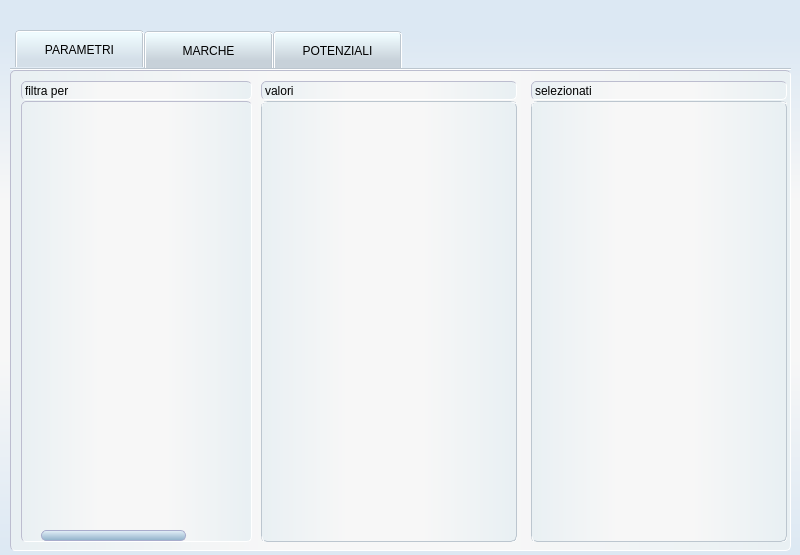
<?xml version="1.0" encoding="UTF-8"?>
<ui version="4.0">
 <class>MainWindowInterrogazioni</class>
 <widget class="QMainWindow" name="MainWindowInterrogazioni">
  <property name="geometry">
   <rect>
    <x>0</x>
    <y>0</y>
    <width>800</width>
    <height>555</height>
   </rect>
  </property>
  <property name="sizePolicy">
   <sizepolicy hsizetype="Fixed" vsizetype="Fixed">
    <horstretch>0</horstretch>
    <verstretch>0</verstretch>
   </sizepolicy>
  </property>
  <property name="minimumSize">
   <size>
    <width>800</width>
    <height>555</height>
   </size>
  </property>
  <property name="maximumSize">
   <size>
    <width>800</width>
    <height>555</height>
   </size>
  </property>
  <property name="font">
   <font>
    <family>Arial</family>
   </font>
  </property>
  <property name="focusPolicy">
   <enum>Qt::NoFocus</enum>
  </property>
  <property name="windowTitle">
   <string>Filtri</string>
  </property>
  <property name="windowIcon">
   <iconset resource="risorse.qrc">
    <normaloff>:/resources/icon_mmas.png</normaloff>:/resources/icon_mmas.png</iconset>
  </property>
  <property name="styleSheet">
   <string notr="true"> QMenu {
  background-color: qlineargradient(spread:pad, x1:1, y1:0, x2:0, y2:0, stop:0.0181818 rgba(233, 240, 243, 255), stop:0.372727 rgba(247, 247, 247, 255), stop:0.659091 rgba(247, 247, 247, 255), stop:1 rgba(233, 240, 243, 255));
	font: 11pt &quot;Arial&quot;;
border: 1px outset rgb(188, 189, 207);
     border-radius: 1px;
 }

 QMenu::item {
     /* sets background of menu item. set this to something non-transparent
         if you want menu color and menu item color to be different */
     background-color: transparent;
font: 11pt &quot;Arial&quot;;
 }

 QMenu::item:selected { /* when user selects item using mouse or keyboard */
     background-color: qlineargradient(spread:pad, x1:0, y1:1, x2:0, y2:0, stop:0 rgba(220, 226, 229, 255), stop:0.254545 rgba(247, 247, 247, 255), stop:0.722727 rgba(247, 247, 247, 255), stop:1 rgba(220, 226, 229, 255));
color:black;
	font: 11pt &quot;Arial&quot;;
 }


</string>
  </property>
  <widget class="QWidget" name="centralWidget">
   <property name="sizePolicy">
    <sizepolicy hsizetype="Fixed" vsizetype="Fixed">
     <horstretch>0</horstretch>
     <verstretch>0</verstretch>
    </sizepolicy>
   </property>
   <property name="maximumSize">
    <size>
     <width>800</width>
     <height>555</height>
    </size>
   </property>
   <property name="styleSheet">
    <string notr="true"> /* sets background color  */
QWidget {
background-color:rgba(255,255,255,0);
}
QWidget#centralWidget{
	/*background-color: qlineargradient(spread:reflect, x1:0, y1:1, x2:0, y2:0, stop:0 rgba(217, 239, 255, 255), stop:0.5 rgba(239, 248, 255, 255), stop:1 rgba(210, 236, 255, 255));
	background-color: qlineargradient(spread:pad, x1:0, y1:1, x2:0, y2:0, stop:0 rgba(223, 246, 255, 255), stop:0.481132 rgba(243, 243, 243, 255), stop:0.995261 rgba(223, 246, 255, 255));*/
	
	background-color: qlineargradient(spread:pad, x1:0, y1:1, x2:0, y2:0, stop:0 rgba(220, 232, 243, 255), stop:0.35545 rgba(247, 247, 247, 255), stop:0.635071 rgba(247, 247, 247, 255), stop:0.933649 rgba(220, 232, 243, 255));
	
}

QToolTip {
     border: 1px solid rgb(188, 189, 207);
     padding: 0.1px;
    border-radius:1px;
	color: rgb(188, 189, 207);
	background-color: rgb(255, 255, 255);
   background-origin:padding-box;
     opacity: 100;
 }

QFrame{
	
	background-color: qlineargradient(spread:pad, x1:1, y1:0, x2:0, y2:0, stop:0.0181818 rgba(233, 240, 243, 255), stop:0.372727 rgba(247, 247, 247, 255), stop:0.659091 rgba(247, 247, 247, 255), stop:1 rgba(233, 240, 243, 255));
 border: 1px inset rgb(188, 189, 207);
     border-radius: 5px;
}


/* set scrollbar style */
QScrollBar:horizontal {
 border: 0px solid rgb(168, 172, 204);
 border-radius:7px;
	 background-color:rgba(255,255,255,0);
     height: 11px;
     margin: 0px 19px 0px 19px;
 }

 QScrollBar::handle:horizontal {	
	background-color: qlineargradient(spread:pad, x1:0, y1:1, x2:0, y2:0, stop:0.0272727 rgba(146, 179, 203, 255), stop:1 rgba(228, 240, 248, 255));
     min-width: 11px;
   border: 1px solid rgb(168, 172, 204);
   border-radius:5px;
 }
 QScrollBar::add-line:horizontal {
  background-color:rgba(255,255,255,0);
   width: 13px;
   height:13px;
     subcontrol-position: right;
     subcontrol-origin: margin;
 }

 QScrollBar::sub-line:horizontal {
  background-color:rgba(255,255,255,0);
     width: 13px;
    height:13px;
     subcontrol-position: left;
     subcontrol-origin: margin;
 }

QScrollBar::add-page:horizontal, QScrollBar::sub-page:horizontal {
	 background-color:rgba(255,255,255,0);
 }

  QScrollBar:left-arrow:horizontal{
	image: url(:/resources/back_not_hov.png);
   width:13px;
   height:13px;
     }
   QScrollBar:left-arrow:horizontal:hover{
	image: url(:/resources/back_not_hov.png);
   width:15px;
   height:15px;
     }
  QScrollBar:left-arrow:horizontal:pressed{
	image: url(:/resources/back_not_hov.png);
   width:11px;
   height:11px;
     }
 QScrollBar:right-arrow:horizontal{
	image: url(:/resources/next_not_hov.png);
   width:13px;
   height:13px;
     }
  QScrollBar:right-arrow:horizontal:hover{
	image: url(:/resources/next_not_hov.png);
   width:15px;
   height:15px;
     }
  QScrollBar:right-arrow:horizontal:pressed{
	image: url(:/resources/next_not_hov.png);
   width:11px;
   height:11px;
     }


QScrollBar:vertical {
 border: 0px solid rgb(188, 189, 207);
 border-radius:7px;
	background-color: rgba(255,255,255,0);
    width: 13px;
     margin: 19px 0px 19px 0px;
 }

 QScrollBar::handle:vertical {
	background-color: qlineargradient(spread:pad, x1:0, y1:1, x2:0, y2:0, stop:0.0272727 rgba(146, 179, 203, 255), stop:1 rgba(228, 240, 248, 255));
     min-height: 13px;
   border: 1px solid rgb(168, 172, 204);
   border-radius:5px;
 }
 QScrollBar::add-line:vertical {
 background-color:rgba(255,255,255,0);
   width: 13px;
   height:13px;
     subcontrol-position: bottom;
     subcontrol-origin: margin;
 }

 QScrollBar::sub-line:vertical {
     background-color:rgba(255,255,255,0);
     width: 13px;
    height:13px;
     subcontrol-position: top;
     subcontrol-origin: margin;
 }

QScrollBar::add-page:vertical, QScrollBar::sub-page:vertical {
	background-color:rgba(255,255,255,0);
 }

  QScrollBar:up-arrow:vertical{
	image: url(:/resources/up_arrow.png);
   width:13px;
   height:13px;
     }
  QScrollBar:up-arrow:vertical:hover{
	image: url(:/resources/up_arrow.png);
   width:15px;
   height:15px;
     }
  QScrollBar:up-arrow:vertical:pressed{
	image: url(:/resources/up_arrow.png);
   width:11px;
   height:11px;
     }
 QScrollBar:down-arrow:vertical{
	image: url(:/resources/down_arrow.png);
   width:13px;
   height:13px;
     }
 QScrollBar:down-arrow:vertical:hover{
	image: url(:/resources/down_arrow.png);
   width:15px;
   height:15px;
     }
 QScrollBar:down-arrow:vertical:pressed{
	image: url(:/resources/down_arrow.png);
   width:11px;
   height:11px;
     }




/* checkbox style*/

QCheckBox::indicator {
     width: 13px;
     height: 13px;

 }

QCheckBox::indicator:unchecked {

	image: url(:/resources/checkbox_off_en.png);
 }


 QCheckBox::indicator:checked {

	image: url(:/resources/checkbox_on_enabled.png);
 }

QCheckBox::indicator:unchecked:!enabled {

	image: url(:/resources/checkbox_off_dis.png);
 }

 QCheckBox::indicator:checked:!enabled {

	image: url(:/resources/checkbox_on_disabled.png);
 }

QCheckBox::indicator:unchecked:hover {

	image: url(:/resources/checkbox_off_enabled_hover.png);
 }


 QCheckBox::indicator:checked:hover {

	image: url(:/resources/checkbox_on_enabled_hover.png);
 }
</string>
   </property>
   <widget class="QTabWidget" name="tabWidget">
    <property name="geometry">
     <rect>
      <x>10</x>
      <y>30</y>
      <width>781</width>
      <height>521</height>
     </rect>
    </property>
    <property name="font">
     <font>
      <family>Arial</family>
     </font>
    </property>
    <property name="focusPolicy">
     <enum>Qt::NoFocus</enum>
    </property>
    <property name="styleSheet">
     <string notr="true">QTableView {
     border:2px groove rgb(188, 198, 207);   
	background-color: rgb(255, 255, 255);
	alternate-background-color:rgba(210, 233, 241,130);
	
 }

 QHeaderView::section {
/* background-color: qlineargradient(spread:pad, x1:0, y1:1, x2:0, y2:0, stop:0 rgba(169, 228, 255, 255), stop:1 rgba(255, 255, 255, 255));*/
	background-color: qlineargradient(spread:pad, x1:0, y1:1, x2:0, y2:0, stop:0.00947867 rgba(220, 231, 240, 255), stop:1 rgba(239, 251, 254, 255));
     border: 0.5px groove rgb(188, 198, 207);
     height:20px;
	font: 11pt &quot;Arial&quot;;
 }

QTableView QTableCornerButton::section {
     background: rgb(255, 255, 255);
     border: 0px;
 }

QTabWidget::pane { /* The tab widget frame */
     border-top: 2px groove rgb(188, 198, 207);
 
 }

 QTabWidget::tab-bar {
     left: 5px; /* move to the right by 5px */
 }

 /* Style the tab using the tab sub-control. Note that
     it reads QTabBar _not_ QTabWidget */
 QTabBar::tab {
     
	background-color: qlineargradient(spread:pad, x1:0, y1:1, x2:0, y2:0, stop:0.208531 rgba(199, 209, 217, 255), stop:0.905213 rgba(239, 251, 254, 255));
	/*background-color: qlineargradient(spread:pad, x1:0, y1:1, x2:0, y2:0, stop:0 rgba(118, 212, 230, 255), stop:1 rgba(255, 255, 255, 255));*/
     border: 2px groove rgb(188, 198, 207);
    border-bottom:0.5px;
     border-bottom-color: rgb(188, 198, 207); /* same as the pane color */
     border-top-left-radius: 4px;
     border-top-right-radius: 4px;
     width: 119px;
    height:29px;
     padding: 3px;
 }

 QTabBar::tab:selected, QTabBar::tab:hover {
	
	background-color: qlineargradient(spread:pad, x1:0, y1:1, x2:0, y2:0, stop:0.208531 rgba(212, 223, 232, 255), stop:0.905213 rgba(239, 251, 254, 255));
 }

 QTabBar::tab:selected {
     border-color: rgb(188, 198, 207);
     border-bottom-color: rgb(188, 198, 207); /* same as pane color */
 }

 QTabBar::tab:!selected {
     margin-top: 1px; /* make non-selected tabs look smaller */
 }</string>
    </property>
    <property name="tabShape">
     <enum>QTabWidget::Rounded</enum>
    </property>
    <property name="currentIndex">
     <number>0</number>
    </property>
    <property name="iconSize">
     <size>
      <width>16</width>
      <height>16</height>
     </size>
    </property>
    <widget class="QWidget" name="tab_parametri">
     <attribute name="title">
      <string>PARAMETRI</string>
     </attribute>
     <widget class="QLabel" name="label_4">
      <property name="geometry">
       <rect>
        <x>10</x>
        <y>10</y>
        <width>231</width>
        <height>19</height>
       </rect>
      </property>
      <property name="text">
       <string>filtra per</string>
      </property>
     </widget>
     <widget class="QTreeWidget" name="attributeList_parametri">
      <property name="geometry">
       <rect>
        <x>10</x>
        <y>30</y>
        <width>231</width>
        <height>441</height>
       </rect>
      </property>
      <property name="font">
       <font>
        <family>Arial</family>
        <pointsize>10</pointsize>
       </font>
      </property>
      <property name="focusPolicy">
       <enum>Qt::NoFocus</enum>
      </property>
      <property name="styleSheet">
       <string notr="true"/>
      </property>
      <property name="midLineWidth">
       <number>1</number>
      </property>
      <property name="verticalScrollBarPolicy">
       <enum>Qt::ScrollBarAsNeeded</enum>
      </property>
      <property name="editTriggers">
       <set>QAbstractItemView::NoEditTriggers</set>
      </property>
      <property name="verticalScrollMode">
       <enum>QAbstractItemView::ScrollPerPixel</enum>
      </property>
      <property name="indentation">
       <number>0</number>
      </property>
      <attribute name="headerVisible">
       <bool>false</bool>
      </attribute>
      <attribute name="headerCascadingSectionResizes">
       <bool>false</bool>
      </attribute>
      <attribute name="headerDefaultSectionSize">
       <number>310</number>
      </attribute>
      <attribute name="headerMinimumSectionSize">
       <number>300</number>
      </attribute>
      <attribute name="headerStretchLastSection">
       <bool>false</bool>
      </attribute>
      <column>
       <property name="text">
        <string/>
       </property>
      </column>
     </widget>
     <widget class="QLabel" name="label_5">
      <property name="geometry">
       <rect>
        <x>250</x>
        <y>10</y>
        <width>256</width>
        <height>19</height>
       </rect>
      </property>
      <property name="text">
       <string>valori</string>
      </property>
     </widget>
     <widget class="QListWidget" name="availableValueList_parametri">
      <property name="geometry">
       <rect>
        <x>250</x>
        <y>30</y>
        <width>256</width>
        <height>441</height>
       </rect>
      </property>
      <property name="font">
       <font>
        <family>Arial</family>
        <pointsize>10</pointsize>
       </font>
      </property>
      <property name="focusPolicy">
       <enum>Qt::NoFocus</enum>
      </property>
      <property name="contextMenuPolicy">
       <enum>Qt::CustomContextMenu</enum>
      </property>
      <property name="styleSheet">
       <string notr="true">border: 1px groove rgb(188, 198, 207);</string>
      </property>
      <property name="selectionMode">
       <enum>QAbstractItemView::ExtendedSelection</enum>
      </property>
     </widget>
     <widget class="QLabel" name="label_6">
      <property name="geometry">
       <rect>
        <x>520</x>
        <y>10</y>
        <width>256</width>
        <height>19</height>
       </rect>
      </property>
      <property name="text">
       <string>selezionati</string>
      </property>
     </widget>
     <widget class="QListWidget" name="selectedValueList_parametri">
      <property name="geometry">
       <rect>
        <x>520</x>
        <y>30</y>
        <width>256</width>
        <height>441</height>
       </rect>
      </property>
      <property name="font">
       <font>
        <family>Arial</family>
        <pointsize>10</pointsize>
       </font>
      </property>
      <property name="focusPolicy">
       <enum>Qt::NoFocus</enum>
      </property>
      <property name="contextMenuPolicy">
       <enum>Qt::CustomContextMenu</enum>
      </property>
      <property name="styleSheet">
       <string notr="true">border: 1px groove rgb(188, 198, 207);</string>
      </property>
      <property name="selectionMode">
       <enum>QAbstractItemView::ExtendedSelection</enum>
      </property>
     </widget>
    </widget>
    <widget class="QWidget" name="tab_marchi">
     <attribute name="title">
      <string>MARCHE</string>
     </attribute>
     <widget class="QTreeWidget" name="attributesList_marchi">
      <property name="geometry">
       <rect>
        <x>10</x>
        <y>30</y>
        <width>231</width>
        <height>441</height>
       </rect>
      </property>
      <property name="font">
       <font>
        <family>Arial</family>
        <pointsize>10</pointsize>
       </font>
      </property>
      <property name="focusPolicy">
       <enum>Qt::NoFocus</enum>
      </property>
      <property name="styleSheet">
       <string notr="true"/>
      </property>
      <property name="midLineWidth">
       <number>1</number>
      </property>
      <property name="verticalScrollBarPolicy">
       <enum>Qt::ScrollBarAsNeeded</enum>
      </property>
      <property name="selectionBehavior">
       <enum>QAbstractItemView::SelectItems</enum>
      </property>
      <property name="verticalScrollMode">
       <enum>QAbstractItemView::ScrollPerPixel</enum>
      </property>
      <property name="indentation">
       <number>0</number>
      </property>
      <property name="rootIsDecorated">
       <bool>true</bool>
      </property>
      <attribute name="headerVisible">
       <bool>false</bool>
      </attribute>
      <attribute name="headerCascadingSectionResizes">
       <bool>false</bool>
      </attribute>
      <attribute name="headerDefaultSectionSize">
       <number>310</number>
      </attribute>
      <attribute name="headerMinimumSectionSize">
       <number>310</number>
      </attribute>
      <column>
       <property name="text">
        <string>select</string>
       </property>
       <property name="textAlignment">
        <set>AlignHCenter|AlignVCenter|AlignCenter</set>
       </property>
      </column>
     </widget>
     <widget class="QListWidget" name="availableValueList_marchi">
      <property name="geometry">
       <rect>
        <x>250</x>
        <y>30</y>
        <width>256</width>
        <height>441</height>
       </rect>
      </property>
      <property name="font">
       <font>
        <family>Arial</family>
        <pointsize>10</pointsize>
        <italic>false</italic>
       </font>
      </property>
      <property name="focusPolicy">
       <enum>Qt::NoFocus</enum>
      </property>
      <property name="contextMenuPolicy">
       <enum>Qt::CustomContextMenu</enum>
      </property>
      <property name="styleSheet">
       <string notr="true">border: 1px groove rgb(188, 198, 207);</string>
      </property>
      <property name="selectionMode">
       <enum>QAbstractItemView::ExtendedSelection</enum>
      </property>
     </widget>
     <widget class="QListWidget" name="selectedValueList_marchi">
      <property name="geometry">
       <rect>
        <x>520</x>
        <y>30</y>
        <width>256</width>
        <height>441</height>
       </rect>
      </property>
      <property name="font">
       <font>
        <family>Arial</family>
        <pointsize>10</pointsize>
        <italic>false</italic>
       </font>
      </property>
      <property name="focusPolicy">
       <enum>Qt::NoFocus</enum>
      </property>
      <property name="contextMenuPolicy">
       <enum>Qt::CustomContextMenu</enum>
      </property>
      <property name="styleSheet">
       <string notr="true">border: 1px groove rgb(188, 198, 207);</string>
      </property>
      <property name="selectionMode">
       <enum>QAbstractItemView::ExtendedSelection</enum>
      </property>
     </widget>
     <widget class="QLabel" name="label">
      <property name="geometry">
       <rect>
        <x>10</x>
        <y>10</y>
        <width>231</width>
        <height>19</height>
       </rect>
      </property>
      <property name="text">
       <string>filtra per</string>
      </property>
     </widget>
     <widget class="QLabel" name="label_2">
      <property name="geometry">
       <rect>
        <x>250</x>
        <y>10</y>
        <width>256</width>
        <height>19</height>
       </rect>
      </property>
      <property name="text">
       <string>valori</string>
      </property>
     </widget>
     <widget class="QLabel" name="label_3">
      <property name="geometry">
       <rect>
        <x>520</x>
        <y>10</y>
        <width>256</width>
        <height>19</height>
       </rect>
      </property>
      <property name="text">
       <string>selezionati</string>
      </property>
     </widget>
    </widget>
    <widget class="QWidget" name="tab_potenziali">
     <attribute name="title">
      <string>POTENZIALI</string>
     </attribute>
     <widget class="QLabel" name="label_7">
      <property name="geometry">
       <rect>
        <x>10</x>
        <y>10</y>
        <width>231</width>
        <height>19</height>
       </rect>
      </property>
      <property name="text">
       <string>filtra per</string>
      </property>
     </widget>
     <widget class="QLabel" name="label_8">
      <property name="geometry">
       <rect>
        <x>250</x>
        <y>10</y>
        <width>256</width>
        <height>19</height>
       </rect>
      </property>
      <property name="text">
       <string>valori</string>
      </property>
     </widget>
     <widget class="QTreeWidget" name="attributeList_potenziali">
      <property name="geometry">
       <rect>
        <x>10</x>
        <y>30</y>
        <width>231</width>
        <height>441</height>
       </rect>
      </property>
      <property name="font">
       <font>
        <family>Arial</family>
        <pointsize>10</pointsize>
       </font>
      </property>
      <property name="focusPolicy">
       <enum>Qt::NoFocus</enum>
      </property>
      <property name="autoFillBackground">
       <bool>false</bool>
      </property>
      <property name="styleSheet">
       <string notr="true"/>
      </property>
      <property name="frameShape">
       <enum>QFrame::StyledPanel</enum>
      </property>
      <property name="frameShadow">
       <enum>QFrame::Sunken</enum>
      </property>
      <property name="midLineWidth">
       <number>1</number>
      </property>
      <property name="indentation">
       <number>0</number>
      </property>
      <attribute name="headerVisible">
       <bool>false</bool>
      </attribute>
      <attribute name="headerDefaultSectionSize">
       <number>300</number>
      </attribute>
      <attribute name="headerMinimumSectionSize">
       <number>50</number>
      </attribute>
      <column>
       <property name="text">
        <string notr="true"/>
       </property>
       <property name="textAlignment">
        <set>AlignHCenter|AlignVCenter|AlignCenter</set>
       </property>
      </column>
     </widget>
     <widget class="QListWidget" name="availableValueList_potenziali">
      <property name="geometry">
       <rect>
        <x>250</x>
        <y>30</y>
        <width>256</width>
        <height>441</height>
       </rect>
      </property>
      <property name="font">
       <font>
        <family>Arial</family>
        <pointsize>10</pointsize>
       </font>
      </property>
      <property name="focusPolicy">
       <enum>Qt::NoFocus</enum>
      </property>
      <property name="contextMenuPolicy">
       <enum>Qt::CustomContextMenu</enum>
      </property>
      <property name="styleSheet">
       <string notr="true">border: 1px groove rgb(188, 198, 207);</string>
      </property>
      <property name="selectionMode">
       <enum>QAbstractItemView::ExtendedSelection</enum>
      </property>
     </widget>
     <widget class="QListWidget" name="selectedValueList_potenziali">
      <property name="geometry">
       <rect>
        <x>520</x>
        <y>30</y>
        <width>256</width>
        <height>441</height>
       </rect>
      </property>
      <property name="font">
       <font>
        <family>Arial</family>
        <pointsize>10</pointsize>
       </font>
      </property>
      <property name="focusPolicy">
       <enum>Qt::NoFocus</enum>
      </property>
      <property name="contextMenuPolicy">
       <enum>Qt::CustomContextMenu</enum>
      </property>
      <property name="styleSheet">
       <string notr="true">border: 1px groove rgb(188, 198, 207);</string>
      </property>
      <property name="selectionMode">
       <enum>QAbstractItemView::ExtendedSelection</enum>
      </property>
     </widget>
     <widget class="QLabel" name="label_9">
      <property name="geometry">
       <rect>
        <x>520</x>
        <y>10</y>
        <width>256</width>
        <height>19</height>
       </rect>
      </property>
      <property name="text">
       <string>selezionati</string>
      </property>
     </widget>
    </widget>
   </widget>
   <widget class="QPushButton" name="resetButton">
    <property name="geometry">
     <rect>
      <x>680</x>
      <y>10</y>
      <width>50</width>
      <height>50</height>
     </rect>
    </property>
    <property name="sizePolicy">
     <sizepolicy hsizetype="Fixed" vsizetype="Fixed">
      <horstretch>0</horstretch>
      <verstretch>0</verstretch>
     </sizepolicy>
    </property>
    <property name="minimumSize">
     <size>
      <width>50</width>
      <height>50</height>
     </size>
    </property>
    <property name="maximumSize">
     <size>
      <width>50</width>
      <height>50</height>
     </size>
    </property>
    <property name="focusPolicy">
     <enum>Qt::NoFocus</enum>
    </property>
    <property name="toolTip">
     <string>refresh</string>
    </property>
    <property name="styleSheet">
     <string notr="true">/* pushbutton style */
QPushButton {
     border: 1px groove rgba(255,255,255,0);
     border-radius: 5px;
	background-color: rgba(255, 255, 255,0);
	image: url(:/resources/refresh_filter.png);

 }

 QPushButton:hover {
     border: 1px outset rgb(188, 189, 207);
border-radius:3px;
	background-color: rgba(255, 255, 255, 0);
	image: url(:/resources/refresh.png);
 } 
QPushButton:pressed {
     border: 3px inset rgb(188, 189, 207);
	border-radius:3px;
 } 
</string>
    </property>
    <property name="text">
     <string/>
    </property>
    <property name="iconSize">
     <size>
      <width>45</width>
      <height>45</height>
     </size>
    </property>
   </widget>
   <widget class="QPushButton" name="applyButton">
    <property name="geometry">
     <rect>
      <x>740</x>
      <y>10</y>
      <width>50</width>
      <height>50</height>
     </rect>
    </property>
    <property name="minimumSize">
     <size>
      <width>0</width>
      <height>50</height>
     </size>
    </property>
    <property name="font">
     <font>
      <stylestrategy>PreferDefault</stylestrategy>
     </font>
    </property>
    <property name="focusPolicy">
     <enum>Qt::NoFocus</enum>
    </property>
    <property name="toolTip">
     <string>applica filtro</string>
    </property>
    <property name="styleSheet">
     <string notr="true">/* pushbutton style */
QPushButton {
     border: 1px groove rgba(255,255,255,0);
     border-radius: 5px;
	background-color: rgba(255, 255, 255,0);
	
	image: url(:/resources/filter_ok_not_hov.png);


 }
 QPushButton:hover {
     border: 1px outset rgb(188, 189, 207);
	border-radius:3px;
	background-color: rgba(255, 255, 255, 0);
	image: url(:/resources/filter_ok.png);
 } 


QPushButton:pressed {
     border: 3px inset rgb(188, 189, 207);
	border-radius:3px;

 }
</string>
    </property>
    <property name="text">
     <string/>
    </property>
    <property name="iconSize">
     <size>
      <width>45</width>
      <height>45</height>
     </size>
    </property>
   </widget>
   <widget class="QPushButton" name="saveButton">
    <property name="geometry">
     <rect>
      <x>620</x>
      <y>10</y>
      <width>50</width>
      <height>50</height>
     </rect>
    </property>
    <property name="sizePolicy">
     <sizepolicy hsizetype="Fixed" vsizetype="Fixed">
      <horstretch>0</horstretch>
      <verstretch>0</verstretch>
     </sizepolicy>
    </property>
    <property name="minimumSize">
     <size>
      <width>50</width>
      <height>50</height>
     </size>
    </property>
    <property name="maximumSize">
     <size>
      <width>50</width>
      <height>50</height>
     </size>
    </property>
    <property name="focusPolicy">
     <enum>Qt::NoFocus</enum>
    </property>
    <property name="toolTip">
     <string>salva query</string>
    </property>
    <property name="styleSheet">
     <string notr="true">/* pushbutton style */
QPushButton {
     border: 1px groove rgba(255,255,255,0);
     border-radius: 5px;
	background-color: rgba(255, 255, 255,0);
	
	image: url(:/resources/icon_save_not_hov.png);

 }

 QPushButton:hover {
     border: 1px outset rgb(188, 189, 207);
border-radius:3px;
	background-color: rgba(255, 255, 255, 0);
	image: url(:/resources/icon_save.png);
 } 
QPushButton:pressed {
     border: 3px inset rgb(188, 189, 207);
	border-radius:3px;
 } 
</string>
    </property>
    <property name="text">
     <string/>
    </property>
    <property name="iconSize">
     <size>
      <width>40</width>
      <height>40</height>
     </size>
    </property>
   </widget>
   <widget class="QPushButton" name="loadButton">
    <property name="geometry">
     <rect>
      <x>560</x>
      <y>10</y>
      <width>50</width>
      <height>50</height>
     </rect>
    </property>
    <property name="sizePolicy">
     <sizepolicy hsizetype="Fixed" vsizetype="Fixed">
      <horstretch>0</horstretch>
      <verstretch>0</verstretch>
     </sizepolicy>
    </property>
    <property name="minimumSize">
     <size>
      <width>50</width>
      <height>50</height>
     </size>
    </property>
    <property name="maximumSize">
     <size>
      <width>50</width>
      <height>50</height>
     </size>
    </property>
    <property name="focusPolicy">
     <enum>Qt::NoFocus</enum>
    </property>
    <property name="toolTip">
     <string>carica query</string>
    </property>
    <property name="styleSheet">
     <string notr="true">/* pushbutton style */
QPushButton {
     border: 1px groove rgba(255,255,255,0);
     border-radius: 5px;
	background-color: rgba(255, 255, 255,0);
	
	image: url(:/resources/open_folder.png);

 }

 QPushButton:hover {
     border: 1px outset rgb(188, 189, 207);
border-radius:3px;
	background-color: rgba(255, 255, 255, 0);
	
	image: url(:/resources/open_folder_hov.png);
 } 
QPushButton:pressed {
     border: 3px inset rgb(188, 189, 207);
	border-radius:3px;
 } 
</string>
    </property>
    <property name="text">
     <string/>
    </property>
    <property name="iconSize">
     <size>
      <width>45</width>
      <height>45</height>
     </size>
    </property>
   </widget>
  </widget>
  <action name="actionProva">
   <property name="text">
    <string>Prova</string>
   </property>
  </action>
  <action name="actionProva_2">
   <property name="text">
    <string>Prova</string>
   </property>
  </action>
  <action name="actionProva_3">
   <property name="text">
    <string>Prova</string>
   </property>
  </action>
  <action name="actionProva_4">
   <property name="text">
    <string>Prova</string>
   </property>
  </action>
 </widget>
 <layoutdefault spacing="6" margin="11"/>
 <resources>
  <include location="risorse.qrc"/>
 </resources>
 <connections/>
</ui>
